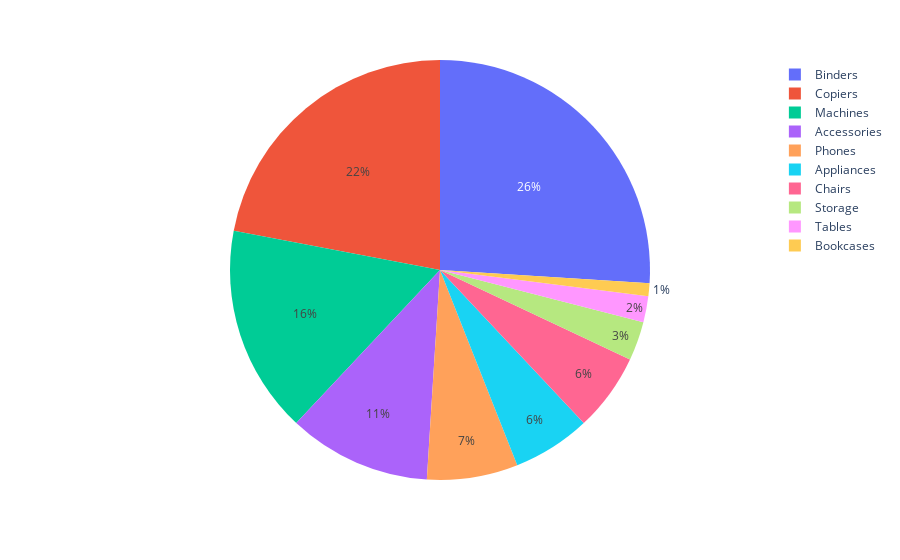

The cell this chart's notebook holds for it:
### Code cell
fig=px.pie(csv.head(100),names='Sub-Category')
fig.show()

### Figure 1 — Plotly figure (JSON) as saved in the notebook; plotly's stock layout.template omitted (floating-point values rounded to 4 significant figures)
{"data": [{"domain": {"x": [0, 1], "y": [0, 1]}, "hovertemplate": "Sub-Category=%{label}<extra></extra>", "labels": ["Copiers", "Copiers", "Copiers", "Binders", "Binders", "Copiers", "Binders", "Machines", "Copiers", "Binders", "Machines", "Machines", "Copiers", "Machines", "Machines", "Machines", "Binders", "Binders", "Machines", "Binders", "Copiers", "Machines", "Binders", "Copiers", "Machines", "Binders", "Copiers", "Machines", "Machines", "Binders", "Binders", "Binders", "Phones", "Machines", "Binders", "Copiers", "Machines", "Binders", "Copiers", "Copiers", "Bookcases", "Copiers", "Copiers", "Copiers", "Binders", "Phones", "Copiers", "Binders", "Copiers", "Binders", "Binders", "Binders", "Copiers", "Accessories", "Appliances", "Storage", "Chairs", "Machines", "Phones", "Binders", "Accessories", "Binders", "Binders", "Copiers", "Appliances", "Chairs", "Phones", "Accessories", "Accessories", "Appliances", "Binders", "Copiers", "Chairs", "Appliances", "Binders", "Machines", "Chairs", "Phones", "Accessories", "Accessories", "Appliances", "Accessories", "Machines", "Phones", "Binders", "Accessories", "Binders", "Copiers", "Tables", "Appliances", "Copiers", "Storage", "Tables", "Chairs", "Accessories", "Accessories", "Accessories", "Phones", "Chairs", "Storage"], "legendgroup": "", "name": "", "showlegend": true, "type": "pie"}], "layout": {"autosize": true, "legend": {"tracegroupgap": 0}, "margin": {"t": 60}}}
